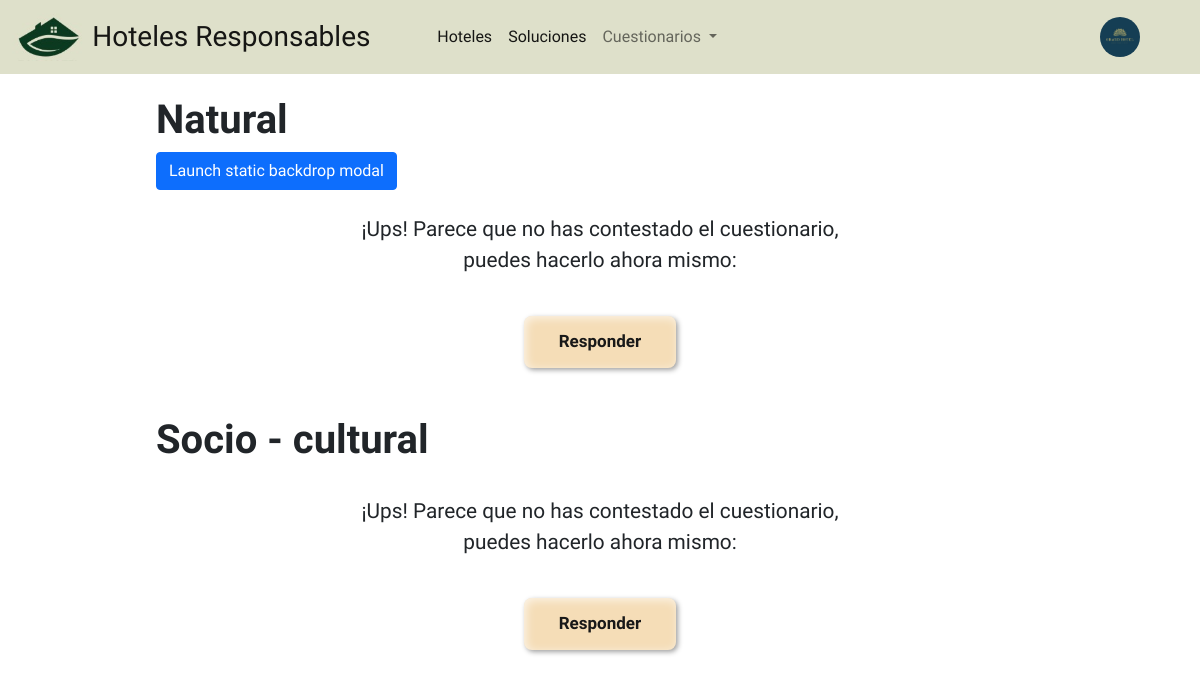
The page /cuestionarios/soluciones/ (signed in) on the database as committed earlier.
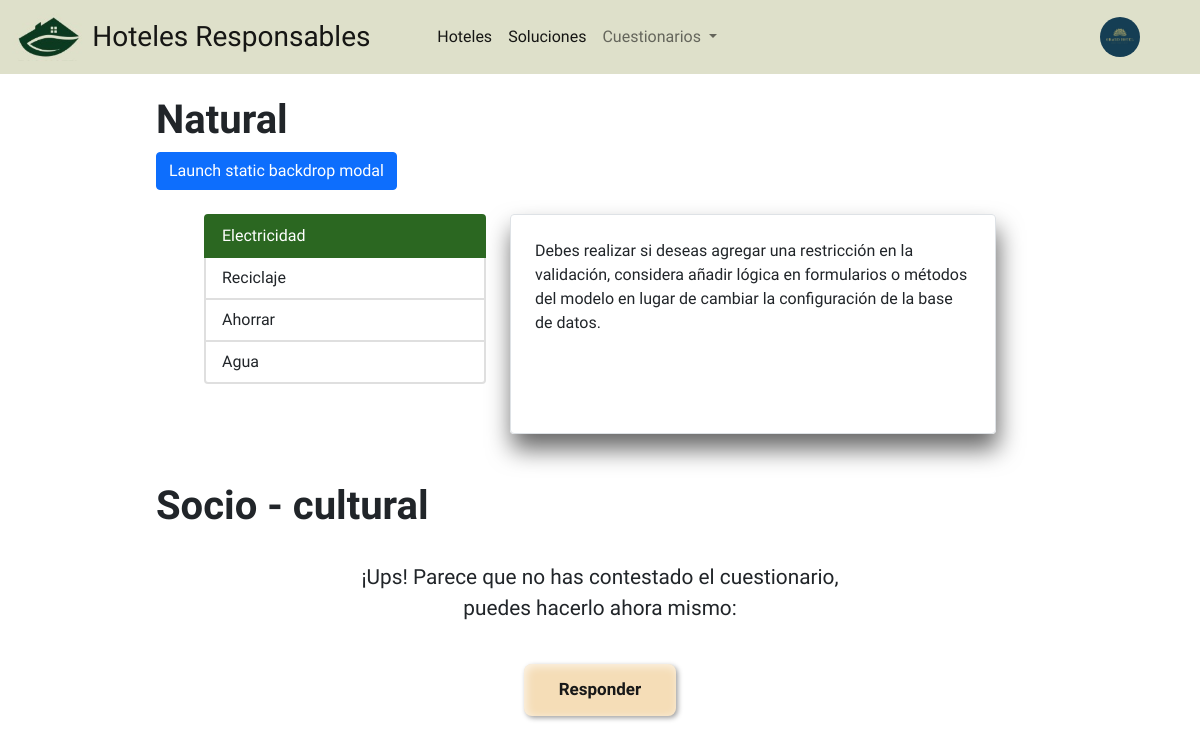
The same page on the database as committed later.
### core/models.py (models this page shows)
class Profile(models.Model):
    user = models.OneToOneField(User, on_delete=models.CASCADE)
    hotel_logo = models.ImageField(upload_to=custom_upload_to, null=True, blank=True)
    bio = models.TextField(null=True , blank=True)
    name_hotel = models.TextField(null=True , blank=True)
    address = models.TextField(null=True, blank=True)
    points_natural = models.DecimalField(max_digits=10, decimal_places=2, null=True, blank=True)
    points_eco = models.DecimalField(max_digits=10, decimal_places=2, null=True, blank=True)
    points_socio = models.DecimalField(max_digits=10, decimal_places=2, null=True, blank=True)

### surveys/models.py (models this page shows, shortened)
class Applied_solutions(models.Model):
    user = models.ForeignKey(User, on_delete=models.CASCADE, related_name='user_solutionsApplied')
    solution = models.ForeignKey(Solutions, on_delete=models.CASCADE, related_name='solutions_applied')
    applied = models.BooleanField(default=False)
    evidence = models.ImageField(upload_to=custom_upload_to, null=True, blank=True)
    class Meta:
        verbose_name = "solución aplicada"
        verbose_name_plural = "soluciones aplicadas"

class Solutions(models.Model):
    survey = models.ForeignKey(Survey, on_delete=models.CASCADE, related_name='solutions')
    title_solution = models.TextField(max_length=100, null=True, blank=True, default="Título predeterminado")
    text = models.TextField()
    score_min = models.DecimalField(max_digits=10, decimal_places=2, null=True, blank=True)
    score_max = models.DecimalField(max_digits=10, decimal_places=2, null=True, blank=True)
    class Meta:
        verbose_name = "solución"
        verbose_name_plural = "soluciones"

### surveys/views.py (the view)
# urls.py: path('soluciones/', views.Solutions_view.as_view(), name="solutions"),
class Solutions_view(LoginRequiredMixin, View):
    def get(self, request):
        solutions_natural = Applied_solutions.objects.filter(
            user=request.user,
            solution__survey_id=1
        )
        solutions_socio = Applied_solutions.objects.filter(
            user=request.user,
            solution__survey_id=2
        )
        solutions_eco = Applied_solutions.objects.filter(
            user=request.user,
            solution__survey_id=3
        )
        print(len(solutions_natural))
        context = {'Natural': solutions_natural, 'Eco': solutions_socio, 'Socio': solutions_eco}
        return render(request,'surveys/solutions.html', context=context)

### surveys/templates/surveys/solutions.html (shortened to what this page needs)
{% extends 'core/base.html' %}
{% load static %}
{%block content%}
    <div class="row mt-3 mb-4" style="margin-left: 9rem;">
        <div class="col-3">
            <h1><b>Natural</b></h1>
            <button type="button" class="btn btn-primary" data-bs-toggle="modal" data-bs-target="#staticBackdrop">
                Launch static backdrop modal
            </button>
        </div>
    </div>
    {% if Natural %}
        <div class="row justify-content-center mt-2 mb-4">
            <div class="col-3">
                <div class="list-group" id="list-tab" role="tablist">
                    {% for applied_solution in Natural %}
                        <a class="list-group-item list-group-item-action {% if forloop.first %}active{% endif %}"
                        id="list-{{ applied_solution.id }}-list"
                        data-bs-toggle="list"
                        href="#list-{{ applied_solution.id }}"
                        role="tab"
                        aria-controls="list-{{ applied_solution.id }}">
                            {{ applied_solution.solution.title_solution }}
                        </a>
                    {% endfor %}
                </div>
            </div>
            <div class="col-5 d-flex">
                <div class="tab-content border p-4 rounded flex-fill custom-shadow" id="nav-tabContent">
                    {% for applied_solution in Natural %}
                        <div class="tab-pane fade {% if forloop.first %}show active{% endif %}"
                            id="list-{{ applied_solution.id }}"
                            role="tabpanel"
                            aria-labelledby="list-{{ applied_solution.id }}-list">
                            {{ applied_solution.solution.text }}
                        </div>
                    {% endfor %}
                </div>
            </div>
        </div>
    {% else %}
        <div class="row justify-content-center mt-2 mb-4">
            <div class="col-5 text-center" style="font-size: 1.3rem;">
                ¡Ups! Parece que no has contestado el cuestionario, puedes hacerlo ahora mismo:
                <br>
                <a href="{% url 'surveys:natural_survey' %}" style="text-decoration: none;">
                    <button style="margin-top: 2.5rem;" class="button-survey">
                        Responder
                    </button>
                </a>
            </div>
        </div>
    {% endif %}
    <div class="row mt-5 mb-4" style="margin-left: 9rem;">
        <div class="col-6">
            <h1><b>Socio - cultural</b></h1>
        </div>
    </div>
    {% if Socio %}
        <div class="row justify-content-center mt-2 mb-4">
            <div class="col-3">
                <div class="list-group" id="list-tab" role="tablist">
                    {% for applied_solution in Socio %}
                        <a class="list-group-item list-group-item-action {% if forloop.first %}active{% endif %}"
                        id="list-{{ applied_solution.id }}-list"
                        data-bs-toggle="list"
                        href="#list-{{ applied_solution.id }}"
                        role="tab"
                        aria-controls="list-{{ applied_solution.id }}">
                            {{ applied_solution.solution.title_solution }}
                        </a>
                    {% endfor %}
                </div>
            </div>
            <div class="col-5 d-flex">
                <div class="tab-content border p-3 rounded flex-fill custom-shadow" id="nav-tabContent">
                    {% for applied_solution in Socio %}
                        <div class="tab-pane fade {% if forloop.first %}show active{% endif %}"
                            id="list-{{ applied_solution.id }}"
                            role="tabpanel"
                            aria-labelledby="list-{{ applied_solution.id }}-list">
                            {{ applied_solution.solution.text }}
                        </div>
                    {% endfor %}
                </div>
            </div>
        </div>
    {% else %}
        <div class="row justify-content-center mt-2 mb-4">
            <div class="col-5 text-center" style="font-size: 1.3rem;">
                ¡Ups! Parece que no has contestado el cuestionario, puedes hacerlo ahora mismo:
                <br>
                <a href="{% url 'surveys:socio-cultural_survey' %}" style="text-decoration: none;">
                    <button style="margin-top: 2.5rem;" class="button-survey">
                        Responder
                    </button>
                </a>
            </div>
        </div>
    {% endif %}
{% endblock %}

### core/templates/core/base.html (shortened to what this page needs)
<!DOCTYPE html>
<html lang="es">
<head>
    {% load static %}
    <link rel="stylesheet" href="https://cdn.jsdelivr.net/npm/bootstrap-icons@1.11.3/font/bootstrap-icons.min.css">
    <link rel="stylesheet" href="{% static 'css/bootstrap.min.css' %}">
</head>
<body>
    <nav class="navbar navbar-light navbar-expand-lg fixed-top" style="background-color: #DEE0CA;">
        <div class="container-fluid">
            <a class="navbar-brand d-flex align-items-center" href="{% url 'core:home' %}">
                <img src="{% static 'img/icon_ecoH.jpeg' %}" width="18%" class="d-inline-block align-text-top">
                <h3 class="ms-2 mb-0">Hoteles Responsables</h3>
            </a>
            <div class="collapse navbar-collapse" id="navbarSupportedContent">
                <ul class="navbar-nav me-auto mb-2 mb-lg-0">
                    <li class="nav-item">
                        <a class="nav-link active" aria-current="page" href="{% url 'core:home' %}">Hoteles</a>
                    </li>
                    <li class="nav-item">
                        <a class="nav-link active" aria-current="page" href="{% url 'surveys:solutions' %}">Soluciones</a>
                    </li>
                    <li class="nav-item dropdown">
                        <a class="nav-link dropdown-toggle" aria-current="page" href="#" id="navbarDropdown" role="button" data-bs-toggle="dropdown" aria-expanded="false">
                            Cuestionarios
                        </a>
                    </li>
                </ul>
                <div class="d-flex" style="margin-right: 2rem;">
                    <div class="dropdown">
                        <a class="navbar-brand d-flex" href="#" id="userDropdown" data-bs-toggle="dropdown" aria-expanded="false">
                            {% if request.user.is_authenticated %}
                                {% if request.user.profile.hotel_logo %}
                                    <img
                                        src="{{request.user.profile.hotel_logo.url}}"
                                        class="img-fluid rounded-circle"
                                        style="width: 40px; height: 40px; object-fit: cover;"
                                        alt="Hotel Logo">
                                {% else %}
                                    <img
                                        src="{% static 'img/no-icon.png' %}"
                                        class="img-fluid rounded-circle"
                                        style="width: 40px; height: 40px; object-fit: cover;"
                                        alt="Default Logo">
                                {% endif %}
                            {% else %}
                                <span><i class="bi bi-person-circle fs-2"></i></span>
                            {% endif %}
                        </a>
                    </div>
                </div>
            </div>
        </div>
    </nav>
    {% block content %}{% endblock %}
</body>
</html>

### core/templates/core/base.html (style rules this page uses)
body { font-family: 'Aptos', sans-serif; padding-top: 5rem; }

### surveys/templates/surveys/solutions.html (style rules this page uses)
.button-survey { position: relative; padding: 13px 35px; background: #f5ddb7; font-size: 17px; font-weight: 900; color: #181818; border: none; border-radius: 8px; box-shadow: 2px 2px 5px #18181869, inset 2px 2px 10px #ffffffb0; transition: all .3s ease-in-out; }
.list-group-item.active { background-color: #2B6721; color: white; border-color: #2B6721; }
.custom-shadow { box-shadow: 2px 15px 25px rgba(0, 0, 0, 0.6); }
.list-group-item { border-width: 2px; }
.col-5.d-flex { min-height: 220px; }

Rows that differ between the two databases and show on the page:
added Applied_solutions: solution.title_solution "Electricidad", solution.text "Debes realizar si deseas agregar una restricción en la validación, considera añadir lógica en formularios o métodos del modelo en lugar de cambiar la configuración de la base de datos."
added Applied_solutions: solution.title_solution "Reciclaje", shown under "Natural"
added Applied_solutions: solution.title_solution "Ahorrar", shown under "Natural"
added Applied_solutions: solution.title_solution "Agua", shown under "Natural"
Other text that changed with them:
text no longer shown: "¡Ups! Parece que no has contestado el cuestionario, puedes hacerlo ahora mismo: Responder"
